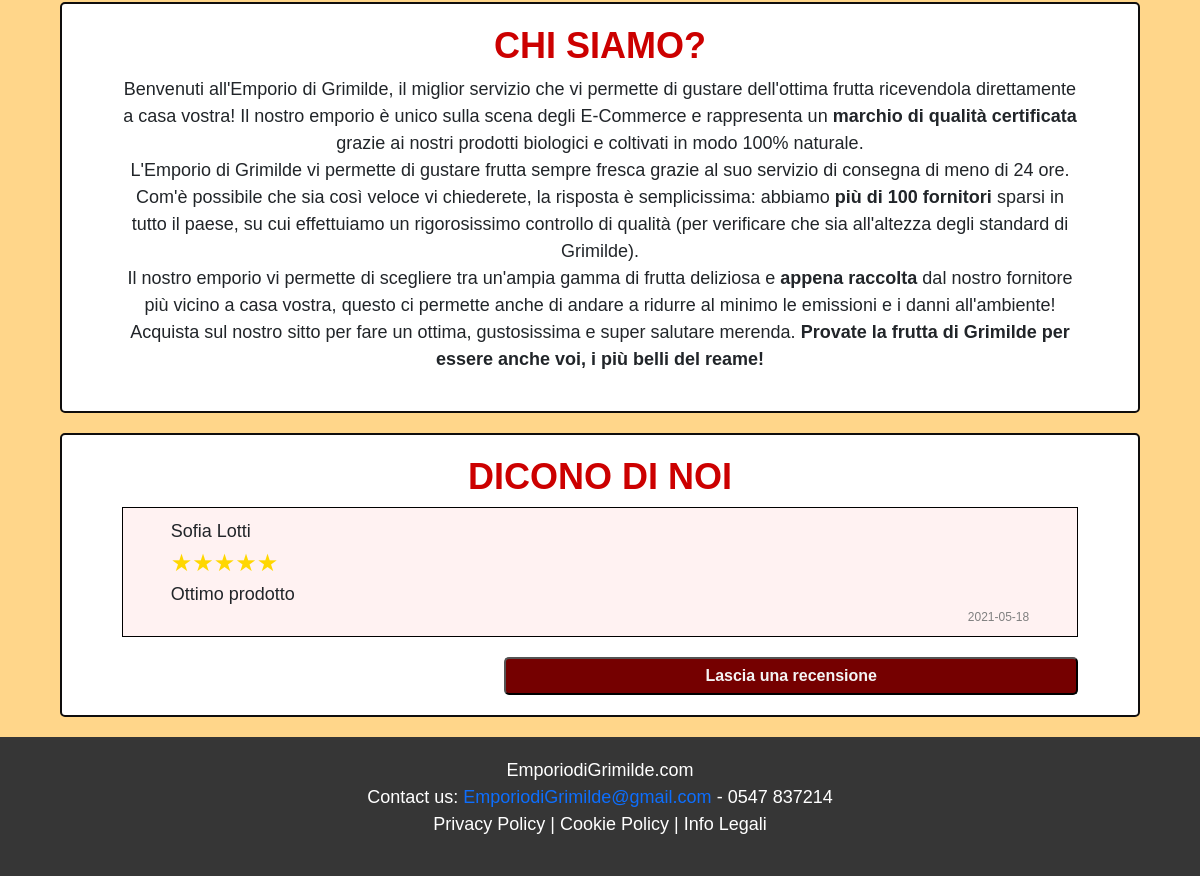
The page /php/index.php (signed in, lower part) on the database as committed earlier.
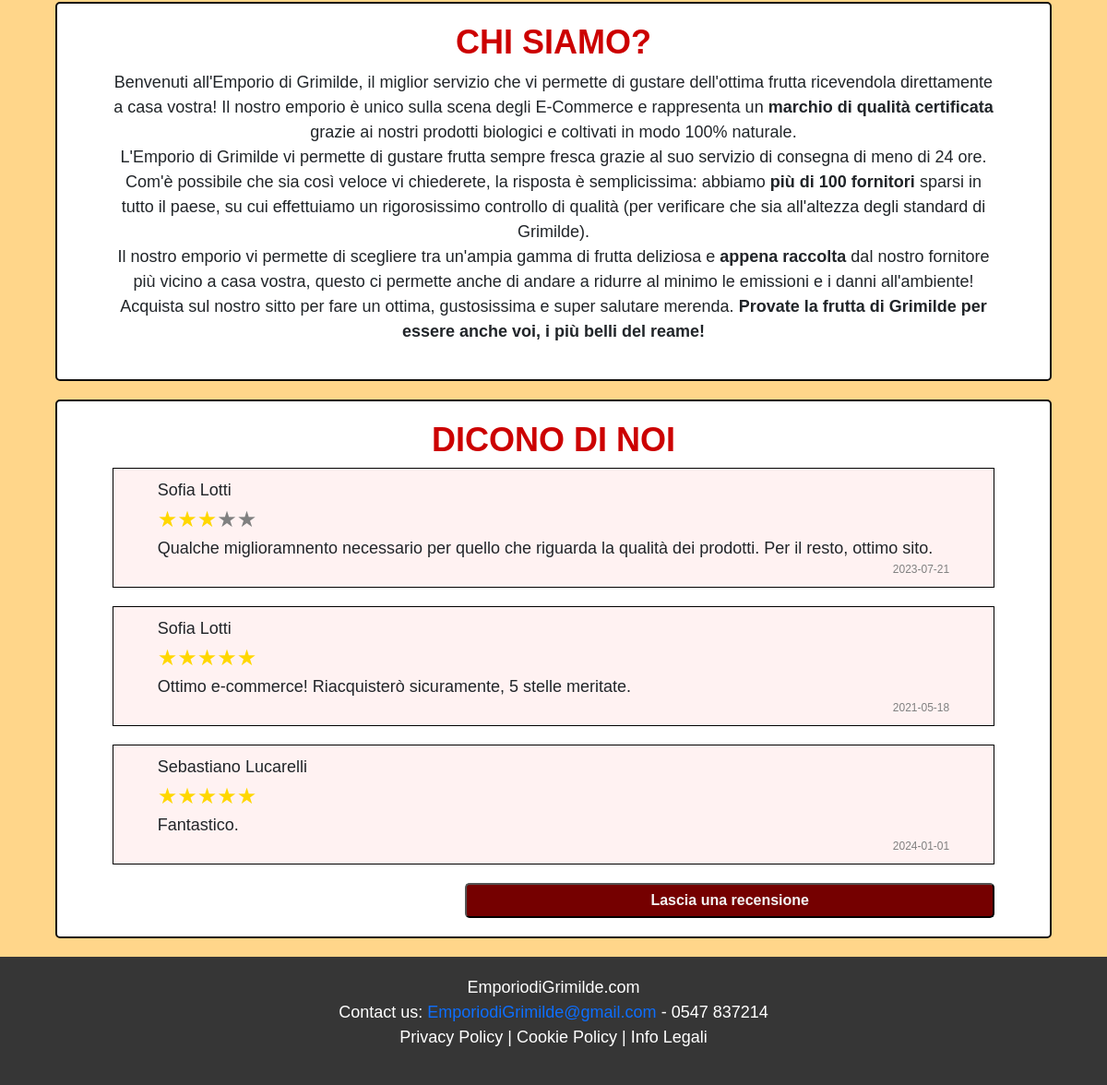
The same page on the database as committed later.
### tables this page shows
create table RECENSIONE (
     E_mail varchar(50) not null,
     NumeroStelle float(3) not null,
     DataRecensione date not null,
     TestoRecensione varchar(250),
     primary key (E_mail, DataRecensione));

create table CLIENTE (
     E_mail varchar(50) not null,
     Password varchar(20) not null,
     Nome varchar(20) not null,
     Cognome varchar(20) not null,
     DataNascita date not null,
     Sesso varchar(15) not null,
     ImmagineProfilo varchar(200),
     Amministratore char not null DEFAULT 'N',
     primary key (E_mail));

### php/index.php (called while the page is built, shortened)
<?php
require_once("bootstrap.php");
$templateParams["canvas"] = "contenutoOffCanvas.php";
$templateParams["titolo"] = "Grimilde's - Home";
$templateParams["nome"] = "contenutoIndex.php";
$templateParams["recensioni"] = $dbh->getRecensioni();
require("../template/base.php");
?>

### db/database.php (called while the page is built, shortened)
<?php
class DatabaseHelper{
    private $db;
    public function __construct($servername, $username, $password, $dbname, $port){
        $this->db = new mysqli($servername, $username, $password, $dbname, $port);
    }
    public function getRecensioni() {
    $n=3;
    $stmt = $this->db->prepare("
        SELECT r.NumeroStelle, r.DataRecensione,
            r.TestoRecensione, c.Nome, c.Cognome
        FROM recensione r
        JOIN cliente c
        ON r.E_mail = c.E_mail
        ORDER BY RAND()
        LIMIT ?");
    $stmt->bind_param("i",$n);
    $stmt->execute();
    $result = $stmt->get_result();
    return $result->fetch_all(MYSQLI_ASSOC);
    }
    public function isUtenteAdmin($email){
        $stmt = $this->db->prepare("SELECT Amministratore
                                            FROM CLIENTE
                                            WHERE E_mail = ?");
        $stmt->bind_param("s", $email);
        $stmt->execute();
        $result = $stmt->get_result();
        $row = $result->fetch_assoc();
        return $row['Amministratore'] === 'Y';
    }
}
?>

### php/bootstrap.php (called while the page is built, shortened)
<?php
require_once("../db/database.php");
$dbh = new DatabaseHelper("localhost", "root", "", "GrimildeDatabase", 3306);
?>

### template/contenutoIndex.php (the view, shortened to what this page needs)
<article class="text-center">
    <h2>CHI SIAMO?</h2>
    <p>
        Benvenuti all'Emporio di Grimilde, il miglior servizio che vi permette di gustare dell'ottima frutta ricevendola
        direttamente a casa vostra! Il nostro emporio è unico sulla scena degli E-Commerce e rappresenta un <strong>marchio di qualit&agrave
        certificata</strong> grazie ai nostri prodotti biologici e coltivati in modo 100% naturale. <br>
        L'Emporio di Grimilde vi permette di gustare frutta sempre fresca grazie al suo servizio di consegna di meno di 24 ore. Com'&egrave
        possibile che sia cos&igrave veloce vi chiederete, la risposta &egrave semplicissima: abbiamo<strong> pi&ugrave di 100 fornitori</strong>
        sparsi in tutto il paese, su cui effettuiamo un rigorosissimo controllo di qualit&agrave (per verificare che sia all'altezza degli
        standard di Grimilde).<br>
        Il nostro emporio vi permette di scegliere tra un'ampia gamma di frutta deliziosa e <strong>appena raccolta</strong> dal nostro fornitore pi&ugrave
        vicino a casa vostra, questo ci permette anche di andare a ridurre al minimo le emissioni e i danni all'ambiente!<br>
        Acquista sul nostro sitto per fare un ottima, gustosissima e super salutare merenda. <strong>Provate la  frutta di Grimilde per
        essere anche voi, i pi&ugrave belli del reame!</strong>
    </p>
</article>
<article>
    <h2>DICONO DI NOI</h2>
    <?php foreach($templateParams["recensioni"] as $recensione): ?>
    <article>
        <header>
            <p><?php echo $recensione["Nome"]; ?> <?php echo $recensione["Cognome"]; ?></p>
            <p><?php for ($i = 1; $i <= 5; $i++) {
                if ($i <= $recensione["NumeroStelle"]) {
                    echo '<span data-filled="true">★</span>';
                } else {
                    echo '<span data-filled="false">★</span>';
                }
            } ?>
            </p>
        </header>
        <section>
            <p><?php echo $recensione["TestoRecensione"]; ?></p>
        </section>
        <footer>
            <p><?php echo $recensione["DataRecensione"]; ?></p>
        </footer>
    </article>
    <?php endforeach; ?>
    <form action="" method="POST" class="text-end">
        <?php if(!isset($_SESSION["E_mail"]) || !$dbh->isUtenteAdmin($_SESSION["E_mail"])): ?>
        <label for="creaRecensione" hidden></label><input type="submit" name="creaRecensione" id="creaRecensione" value="Lascia una recensione" />
        <?php else: ?>
        <label for="vediRecensioni" hidden></label><input type="submit" name="vediRecensioni" id="vediRecensioni" value="Vedi tutte le recensioni" />
        <?php endif; ?>
    </form>
</article>

Rows that differ between the two databases and show on the page:
added recensione: E_mail.Nome "Sofia", E_mail.Cognome "Lotti", NumeroStelle 3 (drawn), TestoRecensione "Qualche miglioramnento necessario per quello che riguarda la qualità dei prodotti. Per il resto, ottimo sito.", DataRecensione "2023-07-21"
changed recensione: TestoRecensione "Ottimo prodotto" → "Ottimo e-commerce! Riacquisterò sicuramente, 5 stelle meritate."
added recensione: E_mail.Nome "Sebastiano", E_mail.Cognome "Lucarelli", NumeroStelle 5 (drawn), TestoRecensione "Fantastico.", DataRecensione "2024-01-01"
